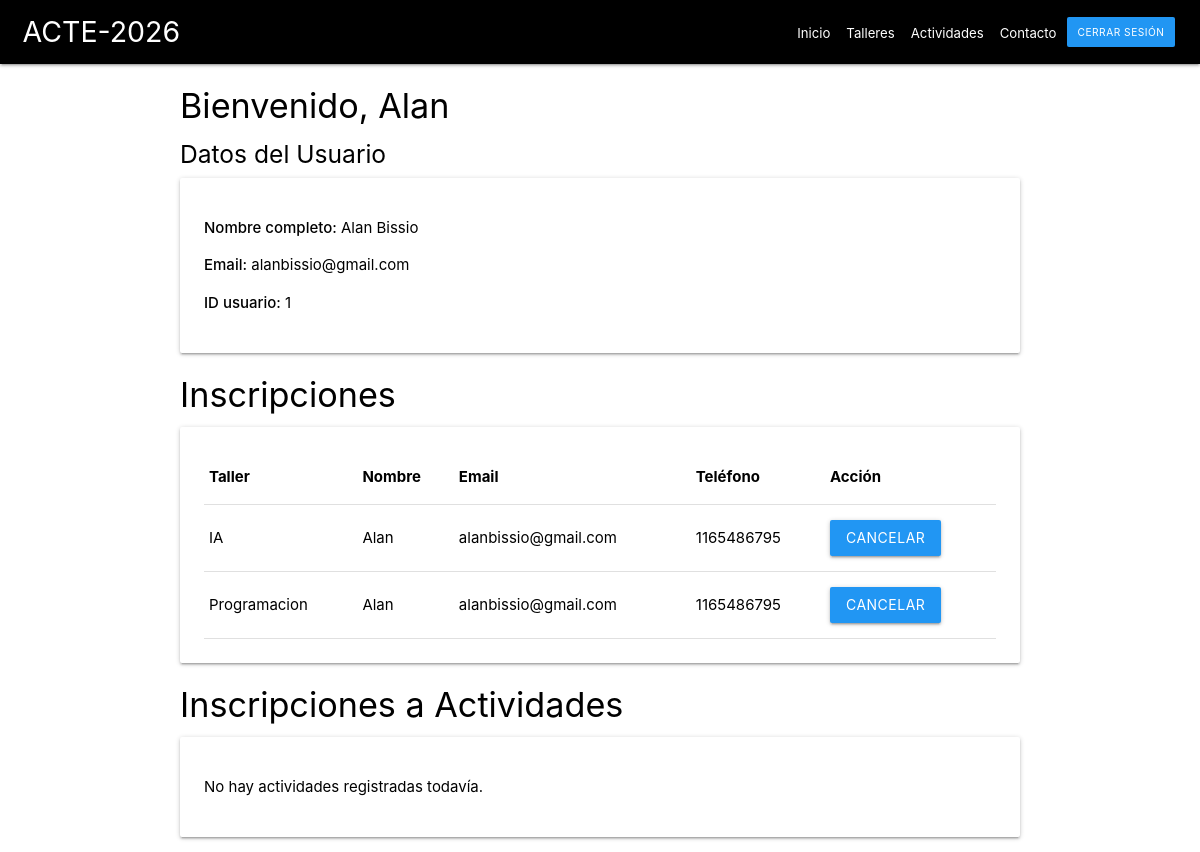
/pages/dashboard.php (signed in), run on the app's committed database.
### tables this page shows
CREATE TABLE `inscripciones` (
  `id` int(11) NOT NULL,
  `usuario_id` int(11) DEFAULT NULL,
  `taller_id` int(11) DEFAULT NULL,
  `nombre` varchar(100) DEFAULT NULL,
  `email` varchar(150) DEFAULT NULL,
  `telefono` varchar(50) DEFAULT NULL
);

CREATE TABLE `talleres` (
  `id` int(11) NOT NULL,
  `nombre` varchar(100) DEFAULT NULL,
  `descripcion` text DEFAULT NULL,
  `imagen` varchar(255) DEFAULT NULL
);

### pages/dashboard.php (the view, shortened to what this page needs)
<?php
require_once "../php/conexion.php";
$usuario_id = $_SESSION["usuario_id"];
$stmt = $conexion->prepare(
    "SELECT i.id, i.nombre, i.email, i.telefono, t.nombre AS taller_nombre
     FROM inscripciones i
     LEFT JOIN talleres t ON i.taller_id = t.id
     WHERE i.usuario_id = ?"
);
$stmt->execute([$usuario_id]);
$inscripciones = $stmt->fetchAll(PDO::FETCH_ASSOC);
$stmtActividades = $conexion->prepare(
    "SELECT a.id, ac.nombre, ac.descripcion, t.nombre AS taller_nombre
     FROM actividad_inscripciones a
     LEFT JOIN actividades ac ON a.actividad_id = ac.id
     LEFT JOIN talleres t ON ac.taller_id = t.id
     WHERE a.usuario_id = ?"
);
$stmtActividades->execute([$usuario_id]);
$actividades_inscritas = $stmtActividades->fetchAll(PDO::FETCH_ASSOC);
?>
<!DOCTYPE html>
<html lang="en">
<head>
    <link rel="stylesheet" href="https://cdnjs.cloudflare.com/ajax/libs/materialize/1.0.0/css/materialize.min.css">
    <link rel="stylesheet" href="../css/style.css">
</head>
<body>
    <header>
        <nav>
            <div class="nav-wrapper black">
                <div class="container">
                    <a href="../index.php" class="brand-logo">ACTE-2026</a>
                    <ul class="right hide-on-med-and-down">
                        <li><a href="../index.php">Inicio</a></li>
                        <li><a href="../index.php#talleres">Talleres</a></li>
                        <li><a href="../index.php#actividades">Actividades</a></li>
                        <li><a href="../index.php#contacto">Contacto</a></li>
                        <li><a class="waves-effect red btn" href="../php/logout.php">Cerrar Sesión</a></li>
                    </ul>
                </div>
            </div>
        </nav>
    </header>
    <main>
        <div class="container">
            <h4 class="left-align">Bienvenido, <?php echo htmlspecialchars($_SESSION["usuario_nombre"]); ?></h4>
            <h5 class="left-align">Datos del Usuario</h5>
            <div class="card-panel">
                <p><strong>Nombre completo:</strong> <?php echo htmlspecialchars(trim($_SESSION["usuario_nombre"] . ' ' . ($_SESSION["usuario_apellido"] ?? ''))); ?></p>
                <p><strong>Email:</strong> <?php echo htmlspecialchars($_SESSION["usuario_email"]); ?></p>
                <p><strong>ID usuario:</strong> <?php echo htmlspecialchars($_SESSION["usuario_id"]); ?></p>
            </div>
        </div>
        <div class="container">
            <h4 class="left-align">Inscripciones</h4>
            <div class="card-panel">
                <?php if (!empty($inscripciones)): ?>
                    <table class="highlight responsive-table">
                        <thead>
                            <tr>
                                <th>Taller</th>
                                <th>Nombre</th>
                                <th>Email</th>
                                <th>Teléfono</th>
                                <th>Acción</th>
                            </tr>
                        </thead>
                        <tbody>
                            <?php foreach ($inscripciones as $inscripcion): ?>
                                <tr>
                                    <td><?php echo htmlspecialchars($inscripcion['taller_nombre'] ?? 'No definido'); ?></td>
                                    <td><?php echo htmlspecialchars($inscripcion['nombre']); ?></td>
                                    <td><?php echo htmlspecialchars($inscripcion['email']); ?></td>
                                    <td><?php echo htmlspecialchars($inscripcion['telefono']); ?></td>
                                    <td>
                                        <form method="POST" action="../php/cancel_inscripcion.php" style="display:inline;">
                                            <button class="waves-effect waves-light btn red" type="submit" onclick="return confirm('¿Cancelar esta inscripción?');">Cancelar</button>
                                        </form>
                                    </td>
                                </tr>
                            <?php endforeach; ?>
                        </tbody>
                    </table>
                <?php else: ?>
                    <p>No hay inscripciones registradas todavía.</p>
                <?php endif; ?>
            </div>
        </div>
        <div class="container">
            <h4 class="left-align">Inscripciones a Actividades</h4>
            <div class="card-panel">
                <?php if (!empty($actividades_inscritas)): ?>
                    <table class="highlight responsive-table">
                        <thead>
                            <tr>
                                <th>Taller</th>
                                <th>Actividad</th>
                                <th>Acción</th>
                            </tr>
                        </thead>
                        <tbody>
                            <?php foreach ($actividades_inscritas as $actividad): ?>
                                <tr>
                                    <td><?php echo htmlspecialchars($actividad['taller_nombre'] ?? 'No definido'); ?></td>
                                    <td><?php echo htmlspecialchars($actividad['nombre']); ?></td>
                                    <td>
                                        <form method="POST" action="../php/cancel_actividad_inscripcion.php" style="display:inline;">
                                            <input type="hidden" name="actividad_inscripcion_id" value="<?php echo htmlspecialchars($actividad['id']); ?>">
                                            <button class="waves-effect waves-light btn red" type="submit" onclick="return confirm('¿Cancelar esta inscripción de actividad?');">Cancelar</button>
                                        </form>
                                    </td>
                                </tr>
                            <?php endforeach; ?>
                        </tbody>
                    </table>
                <?php else: ?>
                    <p>No hay actividades registradas todavía.</p>
                <?php endif; ?>
            </div>
        </div>
    </main>
</body>
</html>

### css/style.css (style rules this page uses)
:root { --bg-color: #ffffff; --text-color: #000000; --nav-bg: #000000; --card-bg: #ffffff; --btn-bg: #2196f3; }
body { background-color: var(--bg-color); color: var(--text-color); transition: background-color 0.3s, color 0.3s; }
nav .nav-wrapper { background-color: var(--nav-bg) !important; padding-left: clamp(0.75rem, 2.5vw, 1.5rem); padding-right: clamp(0.75rem, 2.5vw, 1.5rem); box-sizing: border-box; }
@media only screen and (min-width: 993px) { nav .nav-wrapper { display: flex; align-items: center; flex-wrap: nowrap; } }
@media only screen and (min-width: 993px) { nav .nav-wrapper > .container { flex: 1 1 auto; min-width: 0; display: flex; align-items: center; flex-wrap: nowrap; } }
@media only screen and (min-width: 993px) { nav .brand-logo { position: relative; left: auto; top: auto; transform: none; flex: 0 0 auto; margin-right: 0.5rem; line-height: 1.25; height: auto; padding: 0; font-size: clamp(1.35rem, 1.1rem + 1vw, 2.1rem); } }
@media only screen and (min-width: 993px) { nav .nav-wrapper .container > ul.right.hide-on-med-and-down { float: none; display: flex; flex-wrap: nowrap; align-items: center; justify-content: flex-end; flex: 1 1 auto; min-width: 0; margin-left: auto; height: auto; line-height: normal; } }
@media only screen and (min-width: 993px) { nav .nav-wrapper .container > ul.right.hide-on-med-and-down > li { float: none; } }
@media only screen and (min-width: 993px) { nav .nav-wrapper .container > ul.right.hide-on-med-and-down > li > a:not(.btn) { display: inline-flex; align-items: center; line-height: 1.2; padding: 0 12px; white-space: nowrap; } }
@media only screen and (min-width: 993px) { nav .nav-wrapper .container > ul.right.hide-on-med-and-down > li > a.btn { margin: 0 3px; } }
@media only screen and (min-width: 993px) and (max-width: 1264px) { nav .nav-wrapper .container > ul.right.hide-on-med-and-down > li > a:not(.btn) { font-size: 0.88rem; padding: 0 8px; } }
@media only screen and (min-width: 993px) and (max-width: 1264px) { nav .nav-wrapper .container > ul.right.hide-on-med-and-down > li > a.btn { font-size: 0.68rem; padding: 0 10px; height: 30px; line-height: 30px; } }
.btn { background-color: var(--btn-bg) !important; }
.card-panel { background-color: var(--card-bg) !important; color: var(--text-color) !important; }

### data on the page
inscripciones: taller.nombre "IA", nombre "Alan", email "alanbissio@gmail.com", telefono "1165486795"
inscripciones: taller.nombre "Programacion", nombre "Alan", email "alanbissio@gmail.com", telefono "1165486795"

### other printed values
$_SESSION["usuario_nombre"] "Alan"
$_SESSION["usuario_email"] "alanbissio@gmail.com"
$_SESSION["usuario_id"] "1"
